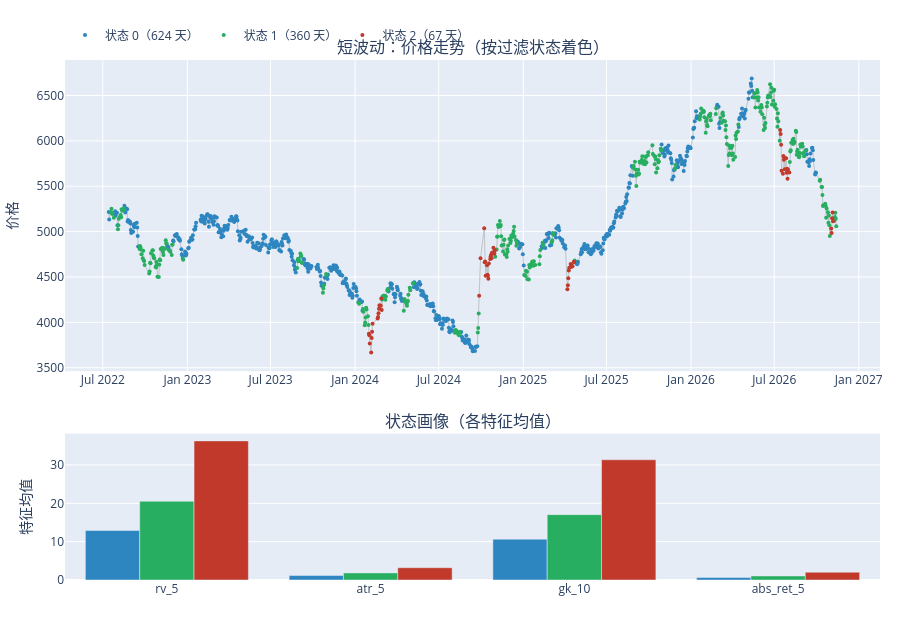

This figure's notebook cell:
### Markdown cell above
## 二、短波动（5–10 日）

### Code cell
plot_states('短波动').show()
